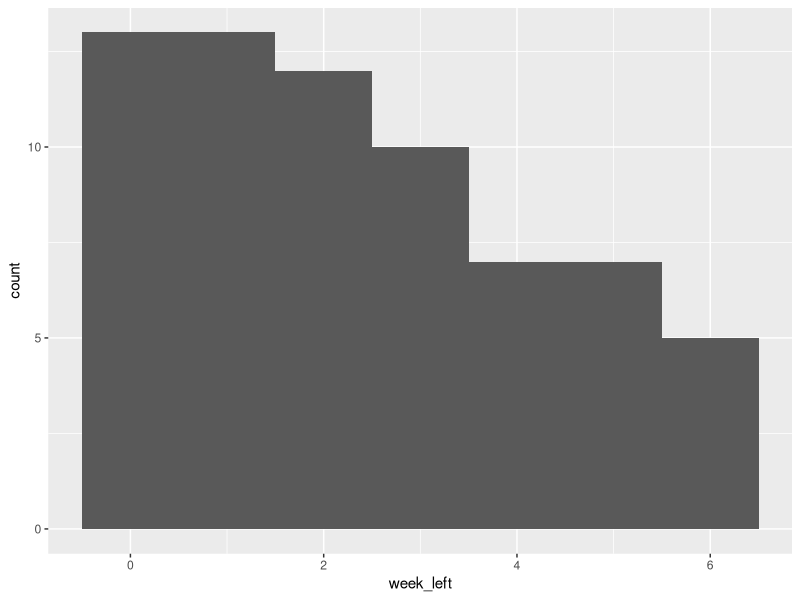
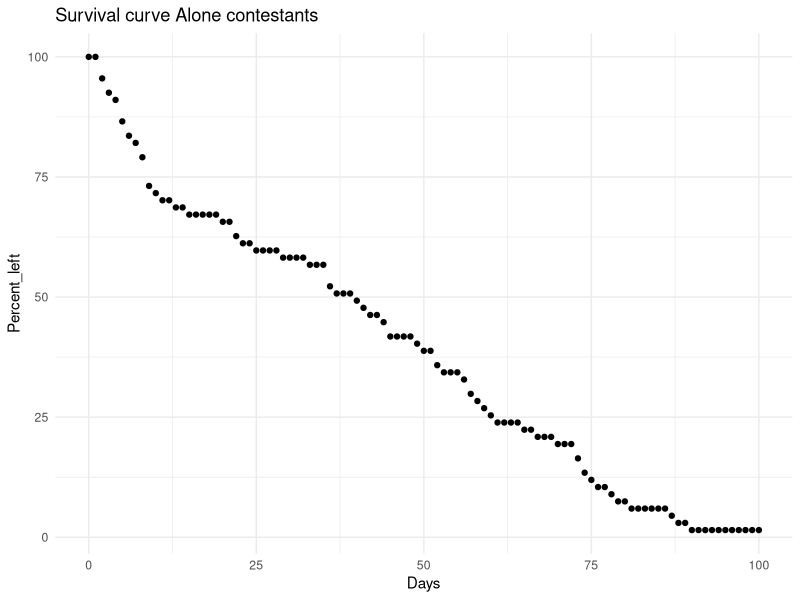
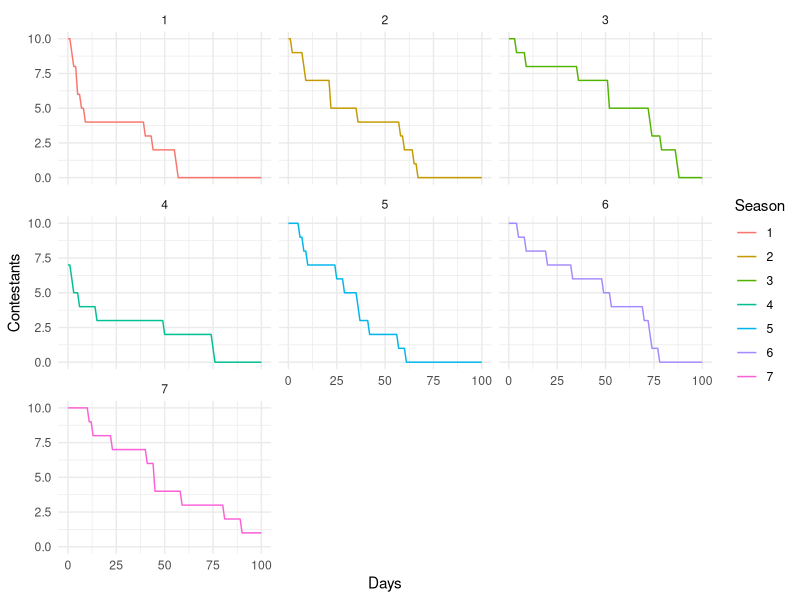
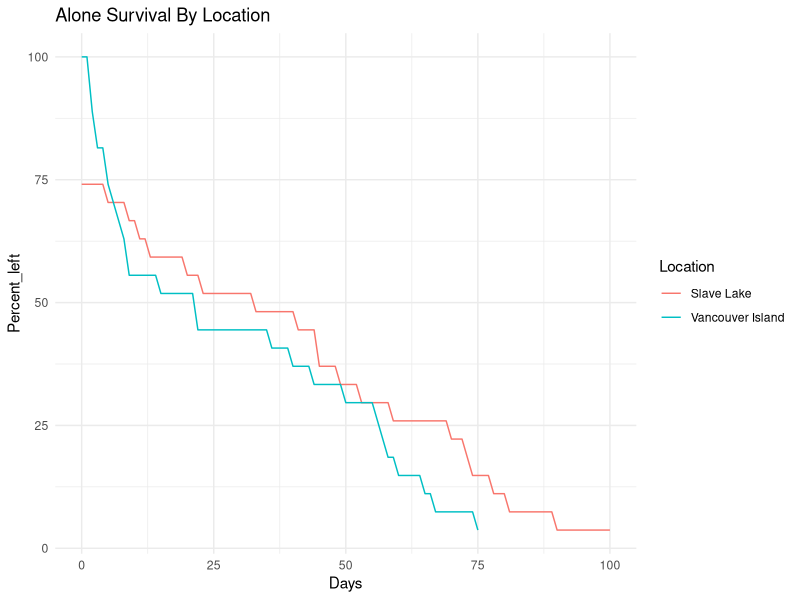
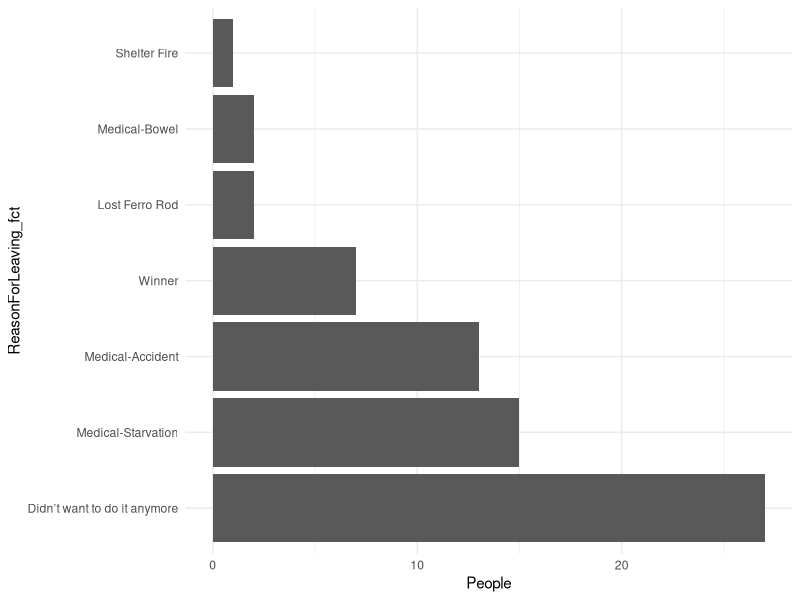
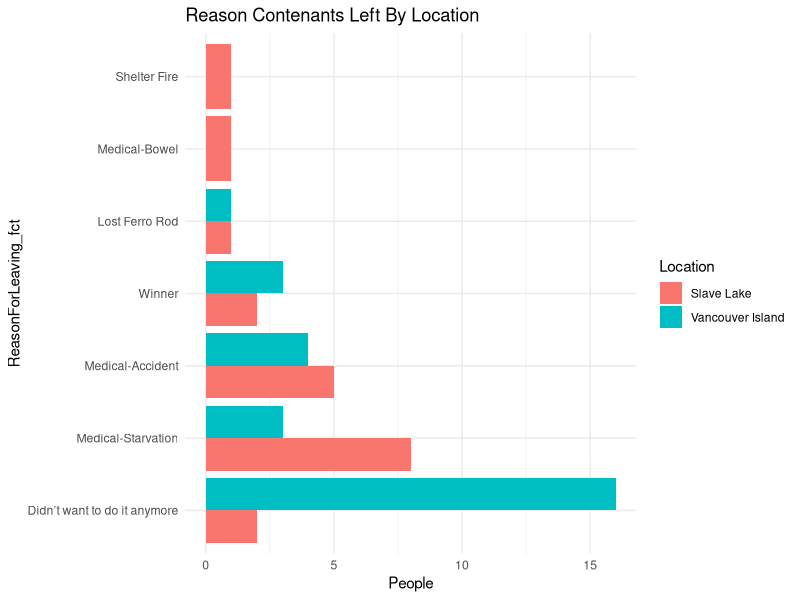

The R source for these figures, in order:
## ---- chunk 1

library(tidyverse)
library(ggthemes)
 
# Reading in my custom data set 

als8 = read_tsv('data/SeasonTable/Contestants-Table 1.tsv') 


## ---- chunk 2

als8 = als8 %>%
  mutate(week_left = DayLeft %% 7)

als8 %>% 
  ggplot(aes(x = week_left)) + 
  geom_histogram(binwidth  = 1)

## ---- chunk 3

Survival_table <- data.frame(Days = NULL, Contestants = NULL)

for (d in 0:max(als8$DayLeft)) {
  als_this <- als8 %>% 
    filter(DayLeft >= d)
  
  Survival_table = rbind(Survival_table, data.frame(Days = d, Contestants = length(als_this$ID)))
}

Survival_table = Survival_table %>%
  mutate(Percent_left = (Contestants / max(Contestants))*100)

Survival_table %>% 
  ggplot(aes(x=Days, y = Percent_left)) +
  geom_point() +
  theme_minimal() + 
  labs(title = element_text('Survival curve Alone contestants'))

  
## ---- chunk 4

Survival_table_season <- data.frame(Days = NULL, Contestants = NULL, Season = NULL)

for (s in unique(als8$Season)) 
{
  als8s <- als8 %>% filter(Season == s)
  
  for (d in 0:100)
    {
  als_this <- als8s %>% 
    filter(DayLeft >= d)
  Survival_table_season = rbind(Survival_table_season, 
                                data.frame(Days = d, 
                                           Contestants = length(als_this$ID), 
                                           Season = s))
  }}

Survival_table_season %>%
  mutate(Season = factor(Season)) %>%
  ggplot(aes(x = Days, y = Contestants, col = Season)) +
  geom_line() + 
  facet_wrap(~Season) +
  theme_minimal()


## ---- chunk 5

Seasons <- read_tsv(file.path('data','Seasons-Table 1.tsv'))

als_loc <- als8 %>%
  left_join(Seasons, by = c('Season' = 'SeasonNo')) %>%
  filter(Location  ==  'Vancouver Island' | 
         Location ==  'Slave Lake')

Survival_table_loc <- data.frame(Days = NULL, Contestants = NULL, Location = NULL)

for (l in unique(als_loc$Location)) {
  als_locl <- als_loc %>% filter(Location == l)
  for (d in 0:max(als_locl$DayLeft)) {
  als_this <- als_locl %>% 
    filter(DayLeft >= d)
  
  Survival_table_loc = rbind(Survival_table_loc, 
                             data.frame(Days = d, 
                                        Contestants = length(als_this$ID),
                             Location = l))
}}

Survival_table_loc = Survival_table_loc %>%
  mutate(Percent_left = (Contestants / max(Contestants))*100)

Survival_table_loc %>% 
  ggplot(aes(x=Days, 
             y = Percent_left, 
             group = Location, 
             colour = Location)) +
  geom_line() + 
  theme_minimal() + 
  labs(title = element_text('Alone Survival By Location'))

## ---- chunk 6

als81 = als8 %>%
  mutate(ReasonForLeaving_fct = fct_infreq(als8$ReasonForLeaving)) %>%
  group_by(ReasonForLeaving_fct) %>%
  summarise(People = n()) %>%
  ungroup() 

als81 %>%
  ggplot(aes(x=ReasonForLeaving_fct, y = People)) + 
  geom_col() + 
  coord_flip() +
  theme_minimal()

## ---- chunk 7

als_loc <- als_loc %>%
  mutate(ReasonForLeaving_fct = fct_infreq(als_loc$ReasonForLeaving)) %>%
  group_by(ReasonForLeaving_fct, Location) %>%
  summarise(People = n()) %>%
  ungroup() 

als_loc %>%
  ggplot(aes(x=ReasonForLeaving_fct, 
             y = People, 
             Col = Location, 
             fill = Location)) + 
  geom_col(position = 'dodge') + 
  coord_flip() +
  theme_minimal() + 
  labs(title = element_text('Reason Contenants Left By Location'))

